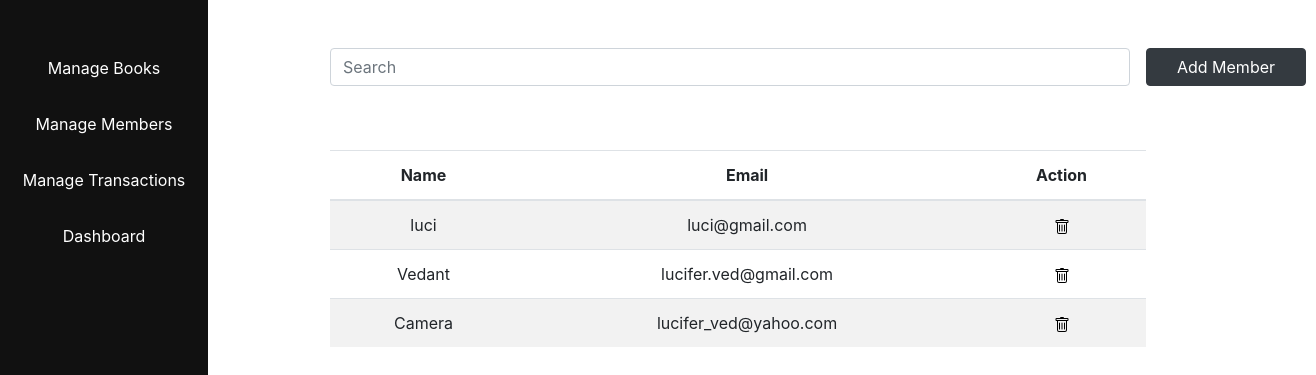
The page /member/ on the database as committed earlier.
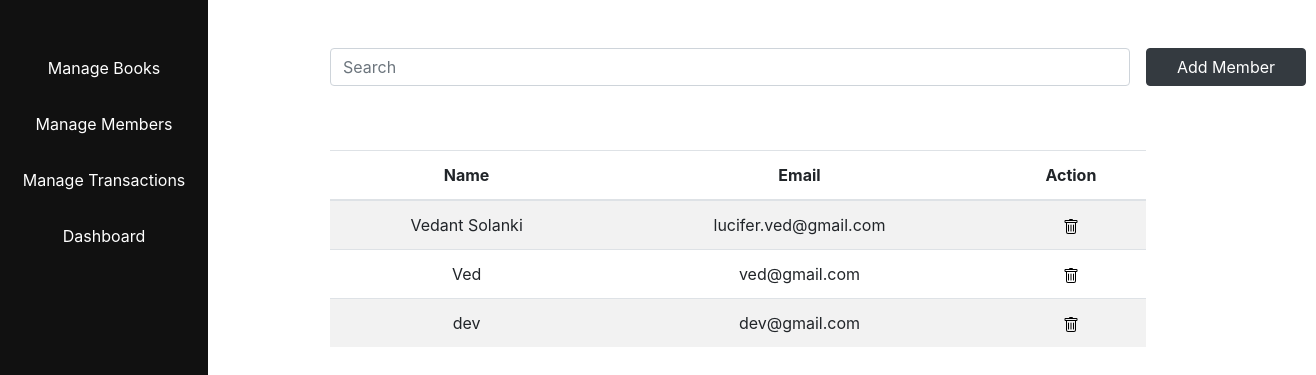
The same page on the database as committed later.
### models.py (models this page shows)
class Member(db.Model):
    __tablename__ = 'member'
    id = db.Column(db.Integer,primary_key=True,autoincrement=True)
    name = db.Column(db.String(80),nullable=False)
    email = db.Column(db.String(80),nullable=False)

### views/membermanager/MemberManager.py (the view)
@membermanager_bp.route("/")
def member_list():
    members = Member.query.all()
    return render_template("members.html",members=members)

### views/membermanager/templates/MemberManager/members.html (shortened to what this page needs)
{% extends 'base.html' %}
{% block content %}
    <div class="member-action-container">
        <div class="member-action-group">
            <div class="input-group rounded">
                <form action="{{ url_for('membermanager_bp.search_member') }}">
                    <input type="search" class="form-control rounded" placeholder="Search"
                    name='query' id='query' />
                </form>
            </div>
            <a href="{{ url_for('membermanager_bp.add_member') }}" type="button" class="btn btn-dark btn-md">Add Member</a>
        </div>
    </div>
    <div class="member-details-container">
            {% if members|length == 0 %}
                <p>No members found</p>
            {% else %}
        <div class="member-details">
            <table class="table table-striped">
                <thead class="text-center">
                    <tr>
                        <th scope="col">Name</th>
                        <th scope="col">Email</th>
                        <th scope="col">Action</th>
                    </tr>
                </thead>
                <tbody>
                    {% for member in members %}
                    <tr class="text-center">
                        <td>{{member.name}}</td>
                        <td>{{member.email}}</td>
                        <td>
                            <a href="{{ url_for('membermanager_bp.delete_member', id=member.id) }}"><img src="/icons/trash.svg" alt="delete" ...></a>
                        </td>
                    </tr>
                    {% endfor %}
                </tbody>
            </table>
        </div>
        {% endif %}
{% endblock %}

### templates/base.html (shortened to what this page needs)
<!doctype html>
<link rel="stylesheet" href="{{ url_for('static', filename='/css/style.css') }}">
<link rel="stylesheet" href="https://maxcdn.bootstrapcdn.com/bootstrap/4.0.0/css/bootstrap.min.css">
<link rel="stylesheet" href="https://cdn.jsdelivr.net/npm/bootstrap-icons@1.5.0/font/bootstrap-icons.css">
<div>
    <div class="sidebar">
        <ul id="navLinks">
          <li><a href="{{ url_for('bookmanager_bp.book_list') }}">Manage Books</a></li>
          <li><a href="{{ url_for('membermanager_bp.member_list') }}">Manage Members</a></li>
          <li><a href="{{ url_for('transactionmanager_bp.transactions_list') }}">Manage Transactions</a></li>
          <li><a href="{{ url_for('dashboardmanager_bp.reports') }}">Dashboard</a></li>
        </ul>
      </div>
    <div class="content">
      {% block content %}
      {% endblock %}
    </div>
</div>

### static/css/style.css (style rules this page uses)
.sidebar { height: 100%; width: 13rem; position: fixed; z-index: 1; background-color: #111; overflow-x: hidden; padding-top: 1rem; display:flex; flex-direction: column; }
.sidebar ul { list-style-type: none; margin-top: 1.5rem; padding: 0; }
.sidebar a { padding:1rem; text-decoration: none; font-size: 1rem; color: #fff; justify-content: center; align-items: center; display:flex; }
.content { margin-left: 160px; padding: 0px 10px; }
.book-action-container,.member-action-container, .book-transactions-container { display:flex; flex-direction: row; margin:0rem 10rem; flex-wrap: nowrap; }
.member-action-group, .book-action-group { margin-top:3rem; display: flex; flex-direction: row; }
.book-action-container .input-group, .member-action-container .input-group { width:50rem; height:2rem; }
#query { width:50rem; }
.book-action-container .btn-dark,.member-action-container .btn-dark { width:10rem; margin-left:1rem; margin-top:0rem; }
.book-details, .member-details { display:flex; flex-direction: row; justify-content: center; align-items: center; padding:2rem 10rem; }

Rows that differ between the two databases and show on the page:
removed Member: name "Camera", email "lucifer_ved@yahoo.com"
changed Member: name "luci" → "Vedant Solanki"; email "luci@gmail.com" → "lucifer.ved@gmail.com"
changed Member: name "Vedant" → "Ved"; email "lucifer.ved@gmail.com" → "ved@gmail.com"
added Member: name "dev", email "dev@gmail.com"
